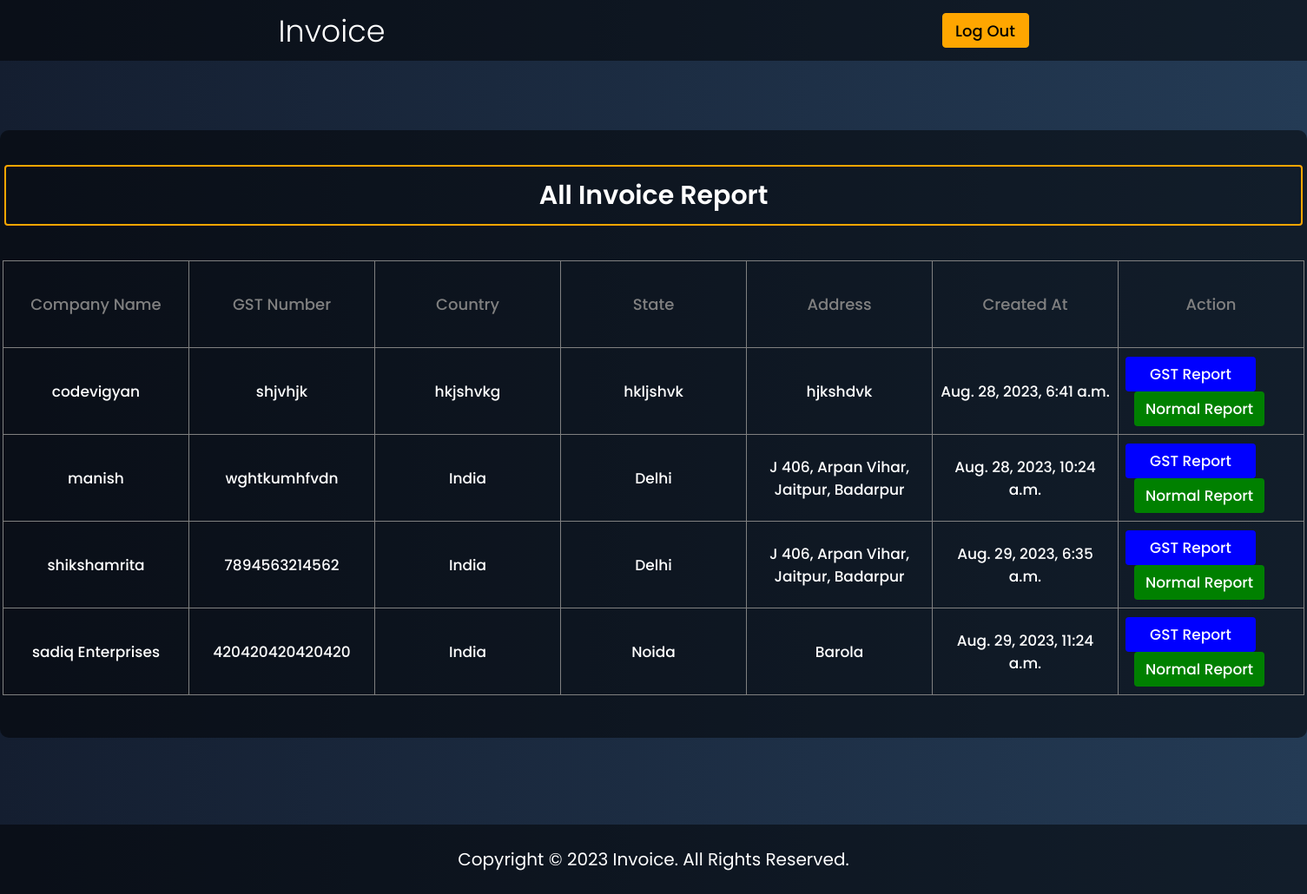
Page /invoice-report/ (signed in) on the committed database.
### addInvoice/models.py (models this page shows, shortened)
class Client(models.Model):
    company_name = models.CharField(max_length=250)
    gst_number = models.CharField(max_length=250)
    country = models.CharField(max_length=150)
    state = models.CharField(max_length=150)
    address = models.CharField(max_length=250)
    created_at = models.DateTimeField(auto_now_add=True)

### invoiceReport/views.py (the view)
# urls.py: path('invoice-report/', include('invoiceReport.urls')),
def invoiceReport(request):
    if request.user.is_authenticated:
        allClientDetails = Client.objects.all()
        context = {
            'titles':'Invoice Report - Invoice',
            'allclients':allClientDetails,
        }
        return render(request, 'invoiceReport/htmls/invoiceReport.html', context)
    else:
        return redirect('loginPage')

### templates/invoiceReport/htmls/invoiceReport.html
{% extends 'invoiceReport/htmls/base.html' %}
{% load static %}
{% block invoiceReportBlock %}
<div class="addServiceProviderSection">
    <div class="addServiceProviderSectionContainer">
        <div class="allServiceProvider">
            <div class="allServiceProviderLink">
                <p>All Invoice Report</p>
            </div>
            <div class="allServiceProviderForms">
                <table>
                    <thead>
                        <tr>
                            <th>Company Name</th>
                            <th>GST Number</th>
                            <th>Country</th>
                            <th>State</th>
                            <th>Address</th>
                            <th>Created At</th>
                            <th>Action</th>
                        </tr>
                    </thead>
                    <tbody>
                        {% for provider in allclients %}
                        <tr>
                            <td>{{ provider.company_name }}</td>
                            <td>{{ provider.gst_number }}</td>
                            <td>{{ provider.country }}</td>
                            <td>{{ provider.state }}</td>
                            <td>{{ provider.address }}</td>
                            <td>{{ provider.created_at }}</td>
                            <td>
                                <div class="allServiceProviderTable">
                                    <div class="allServiceProviderTableShow">
                                        <a href="{% url 'gstReport' provider.id %}">GST Report</a>
                                    </div>
                                    <div class="allServiceProviderTableEdit">
                                        <a href="/">Normal Report</a>
                                    </div>
                                </div>
                            </td>
                        </tr>
                        {% endfor %}
                    </tbody>
                </table>
            </div>
        </div>
    </div>
</div>
{% endblock invoiceReportBlock %}

### static/invoiceReport/css/style.css (style rules this page uses)
* { margin: 0; padding: 0; box-sizing: border-box; }
body { font-family: 'Poppins', sans-serif; background-image: linear-gradient(to right, #141e30, #243b55); position: relative; }
table { border-collapse: collapse; width: 100%; }
td, th { vertical-align: middle; border: 1px solid gray; padding: 8px; width: 214px; font-size: 18px; font-weight: 500; color: gray; height: 100px; justify-content: center; text-align: center; align-items: center; }
td { font-size: 17px; color: white; }
.addServiceProviderSection { margin-top: 150px; margin-bottom: 100px; }
.addServiceProviderSectionContainer { display: flex; justify-content: space-evenly; color: white; }
.allServiceProvider { width: 1600px; height: 700px; display: flex; align-items: center; flex-direction: column; background-color:rgba(0,0,0,0.5); border-radius: 10px; }
.allServiceProviderLink { margin-top: 40px; }
.allServiceProviderLink p { display: flex; width: 1495px; height: 70px; font-size: 30px; font-weight: 600; border: 2px solid rgb(255, 166, 0); border-radius: 4px; color: white; text-decoration: none; justify-content: center; align-items: center; }
.addServiceProviderDetailsForms, .allServiceProviderForms { display: flex; justify-content: center; align-items: center; margin-top: 40px; }
.allServiceProviderTable a { display: flex; width: 150px; height: 40px; border-radius: 4px; color: white; text-decoration: none; justify-content: center; align-items: center; }
.allServiceProviderTableEdit a { margin-left: 10px; background-color: green; }
.allServiceProviderTableShow a { background-color: blue; }

### rows in the picture
Client: company_name "codevigyan", gst_number "shjvhjk", country "hkjshvkg", state "hkljshvk", address "hjkshdvk", created_at "Aug. 28, 2023, 6:41 a.m."
Client: company_name "manish", gst_number "wghtkumhfvdn", country "India", state "Delhi", address "J 406, Arpan Vihar, Jaitpur, Badarpur", created_at "Aug. 28, 2023, 10:24 a.m."
Client: company_name "shikshamrita", gst_number "7894563214562", country "India", state "Delhi", address "J 406, Arpan Vihar, Jaitpur, Badarpur", created_at "Aug. 29, 2023, 6:35 a.m."
Client: company_name "sadiq Enterprises", gst_number "420420420420420", country "India", state "Noida", address "Barola", created_at "Aug. 29, 2023, 11:24 a.m."
